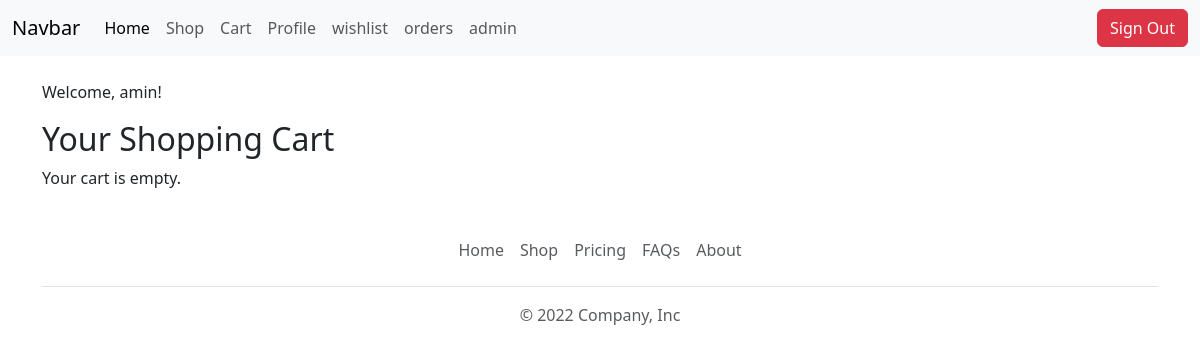
Before: /cart/ (signed in) with the older database file.
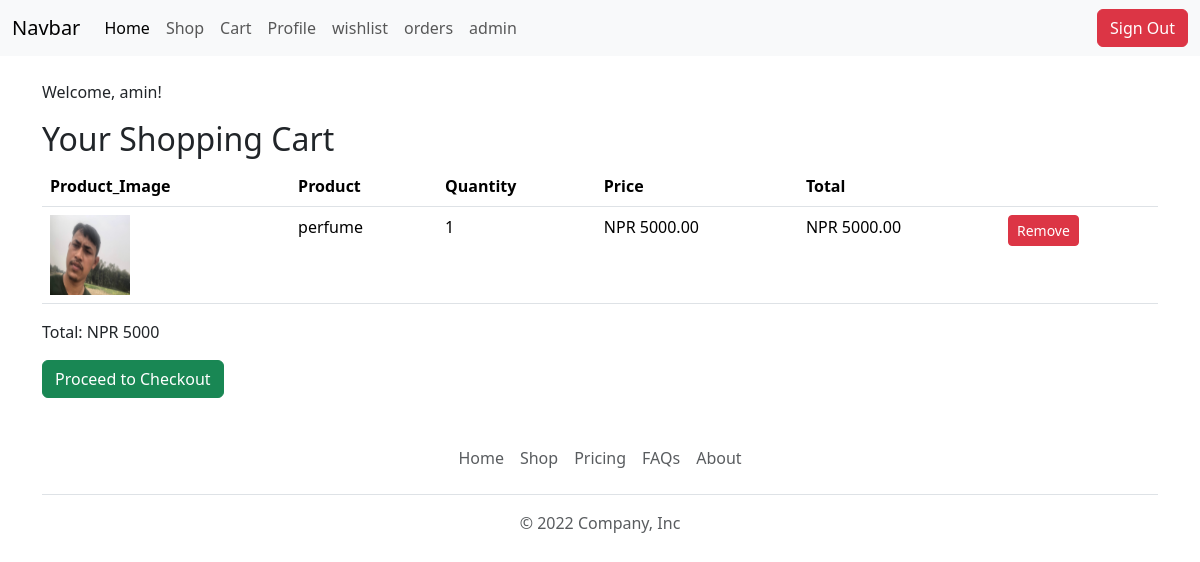
After: the same page with the newer database file.
### ecommerce/models.py (models this page shows, shortened)
class Cart(models.Model):
    user = models.ForeignKey(User, on_delete=models.CASCADE)
    product = models.ForeignKey('Product',on_delete=models.CASCADE)
    quantity = models.PositiveIntegerField(default=1)
    def line_total(self):
        return self.quantity * self.product.price

class Product(models.Model):
    name = models.CharField(max_length = 225)
    image = models.FileField(upload_to='product_images/',null=True,blank=True)
    price = models.DecimalField(max_digits=10,decimal_places=2)
    quantity = models.IntegerField()
    description = models.TextField()

### ecommerce/views.py (the view)
# urls.py: path('cart/',cart),
def cart(request):
    user = request.user
    if user.is_authenticated:
        carts = Cart.objects.filter(user=user)
        total_price = 0
        for cart_item in carts:
            total_price += int(cart_item.product.price) * int(cart_item.quantity)
    else:
        carts = None
        total_price = None
    return render(request,"frontend/cart.html",{'carts':carts,'total_price':total_price})

### templates/frontend/cart.html
{% extends 'frontend/layout/main.html' %}
{% block content %}
<div class="container my-4">
    {% if user.is_authenticated %}
    <p>Welcome, {{ user.username }}!</p>
    <h2>Your Shopping Cart</h2>
    {% if carts %}
    <table class="table">
        <thead>
            <tr>
                <th scope="col">Product_Image</th>
                <th scope="col">Product</th>
                <th scope="col">Quantity</th>
                <th scope="col">Price</th>
                <th scope="col">Total</th>
                <th scope="col"></th>
            </tr>
        </thead>
        <tbody>
            {% for item in carts %}
            <tr>
                <td><img src="{{item.product.image.url}}" alt="{{item.product.image.url}}" loading="lazy" width="80" height="80">
                </td>
                <td>{{ item.product.name }}</td>
                <td>{{ item.quantity }}</td>
                <td>NPR {{ item.product.price }}</td>
                <td>NPR {{ item.line_total }}</td>
                <td>
                    <a href="/remove-from-cart/{{item.id}}" class="btn btn-danger btn-sm">Remove</a>
                </td>
            </tr>
            {% endfor %}
        </tbody>
    </table>
    <div class="mt-3">
        <p>Total: NPR {{total_price}} </p>
        <a href="/checkout/" class="btn btn-success">Proceed to Checkout</a>
    </div>
    {% else %}
    <p>Your cart is empty.</p>
    {% endif %}
    {% else %}
    <p class="text-center my-5">You are not logged in.</p>
    {% endif %}
</div>
{% endblock %}

### templates/frontend/layout/main.html (shortened to what this page needs)
<!DOCTYPE html>
<html lang="en">
<head>
    <link href="https://cdn.jsdelivr.net/npm/bootstrap@5.3.3/dist/css/bootstrap.min.css" rel="stylesheet"
>
</head>
<body>
    <header>
        <nav class="navbar navbar-expand-lg bg-body-tertiary">
            <div class="container-fluid">
                <a class="navbar-brand" href="#">Navbar</a>
                <div class="collapse navbar-collapse" id="navbarSupportedContent">
                    <ul class="navbar-nav me-auto mb-2 mb-lg-0">
                        <li class="nav-item">
                            <a class="nav-link active" aria-current="page" href="/">Home</a>
                        </li>
                        <li class="nav-item">
                            <a class="nav-link" href="/shop/">Shop</a>
                        </li>
                        <li class="nav-item">
                            <a class="nav-link " href="/cart/">Cart</a>
                        </li>
                        <li class="nav-item">
                            <a class="nav-link " href="/profile/">Profile</a>
                        </li>
                        <li class="nav-item">
                            <a class="nav-link " href="/wishlist/">wishlist</a>
                        </li>
                        <li class="nav-item">
                            <a class="nav-link " href="/order/">orders</a>
                        </li>
                        <li class="nav-item">
                            <a class="nav-link  " href="/admin/">admin</a>
                        </li>
                    </ul>
                    {%if user.is_authenticated%}
                    <a class="btn btn-danger" href="/logout/"> Sign Out </a>
                    {%else%}
                    <a class="btn btn-primary" href="/login/"> Sign In </a>
                    <a class="btn text-primary ms-1" href="/register/"> Create New Account </a>
                    {%endif%}
                </div>
            </div>
        </nav>
    </header>
    <main>
        {% block content %}{% endblock %}
    </main>
    <footer>
        <div class="container">
            <footer class="py-3 my-4">
                <ul class="nav justify-content-center border-bottom pb-3 mb-3">
                    <li class="nav-item"><a href="#" class="nav-link px-2 text-muted">Home</a></li>
                    <li class="nav-item"><a href="#" class="nav-link px-2 text-muted">Shop</a></li>
                    <li class="nav-item"><a href="#" class="nav-link px-2 text-muted">Pricing</a></li>
                    <li class="nav-item"><a href="#" class="nav-link px-2 text-muted">FAQs</a></li>
                    <li class="nav-item"><a href="#" class="nav-link px-2 text-muted">About</a></li>
                </ul>
                <p class="text-center text-muted">© 2022 Company, Inc</p>
            </footer>
        </div>
    </footer>
</body>
</html>

Changed rows visible on the page:
added Cart: product.image (picture), product.name "perfume", quantity "1", product.price "5000.00", line_total "5000.00"
Other visible differences:
{{ total_price }}: (not shown) → "5000"
text no longer shown: "Your cart is empty."
text now shown: "Product_Image Product Quantity Price Total Total: NPR Proceed to Checkout"
